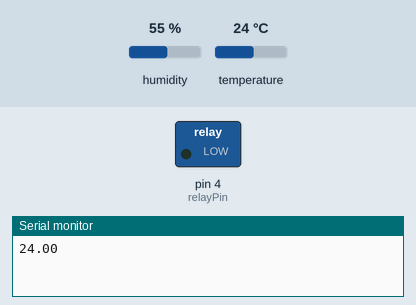
Simulated run of this sketch. Board: Arduino Uno, built with avr-gcc and run on an emulated ATmega328P. On the bench: switched loads named in the sketch (green lamp = pin HIGH), the last lines printed to the serial monitor. The inputs (shaded band) are chosen by the test bench; at power-on: humidity 55 %, temperature 24 °C.

Above: at 0.1 s.
At 1.1 s:
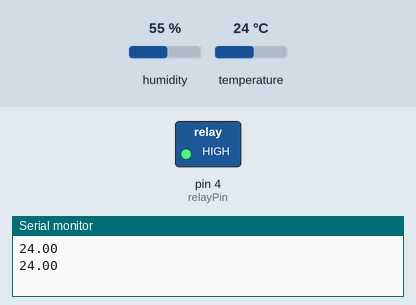
Timing chart, 0 to 2.6 s (numbered marks = the images above):
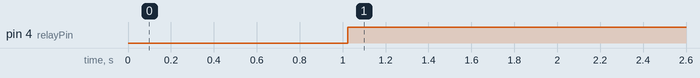

Measured:
- by itself, pin 4 (relayPin): LOW → HIGH at 1.0 s

The sketch:

TempFanArduino.ino
```cpp
#include <DHT.h>
int threshold = 38;
const int dhtPin = 13;
const int relayPin = 4;
DHT dht(dhtPin, DHT11);
void setup() {
  Serial.begin(9600);
  pinMode(relayPin, OUTPUT);
  pinMode(dhtPin, OUTPUT);
  dht.begin();
}

void loop() {
  float temperature = dht.readTemperature();
  Serial.println(temperature);
  delay(1000);
  if(temperature>threshold)
    digitalWrite(relayPin, LOW);
  else
    digitalWrite(relayPin, HIGH);
}
```
